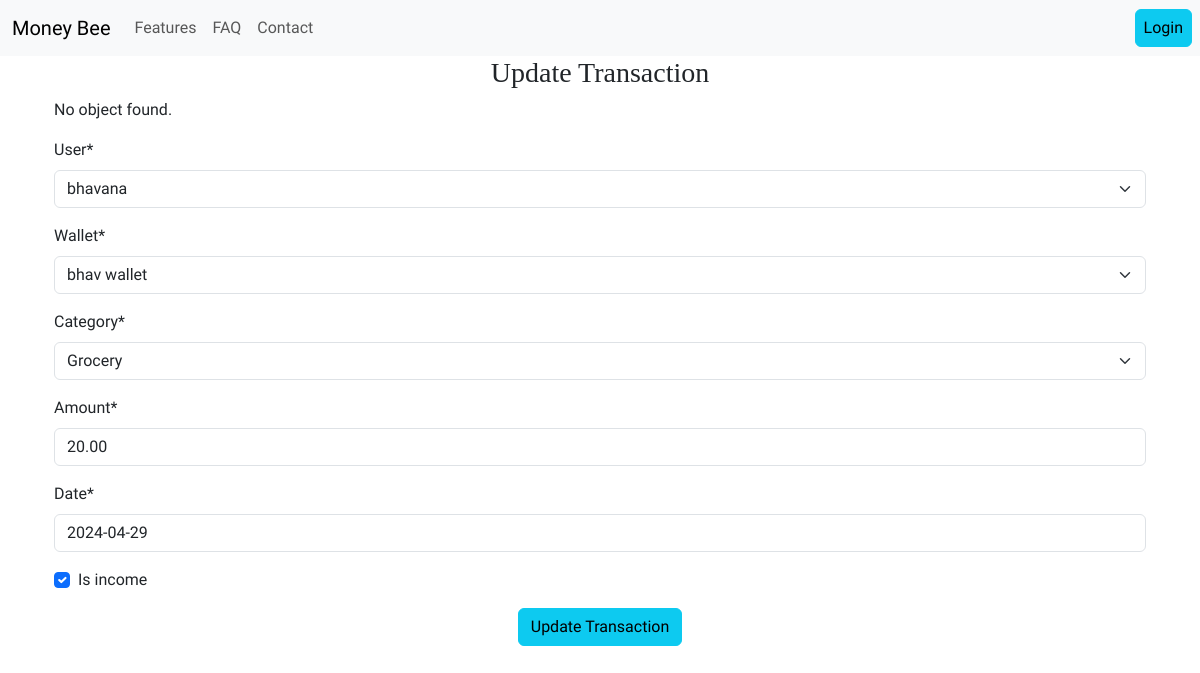
The page /personal/transactions/1/update (signed in) on the database as committed earlier.
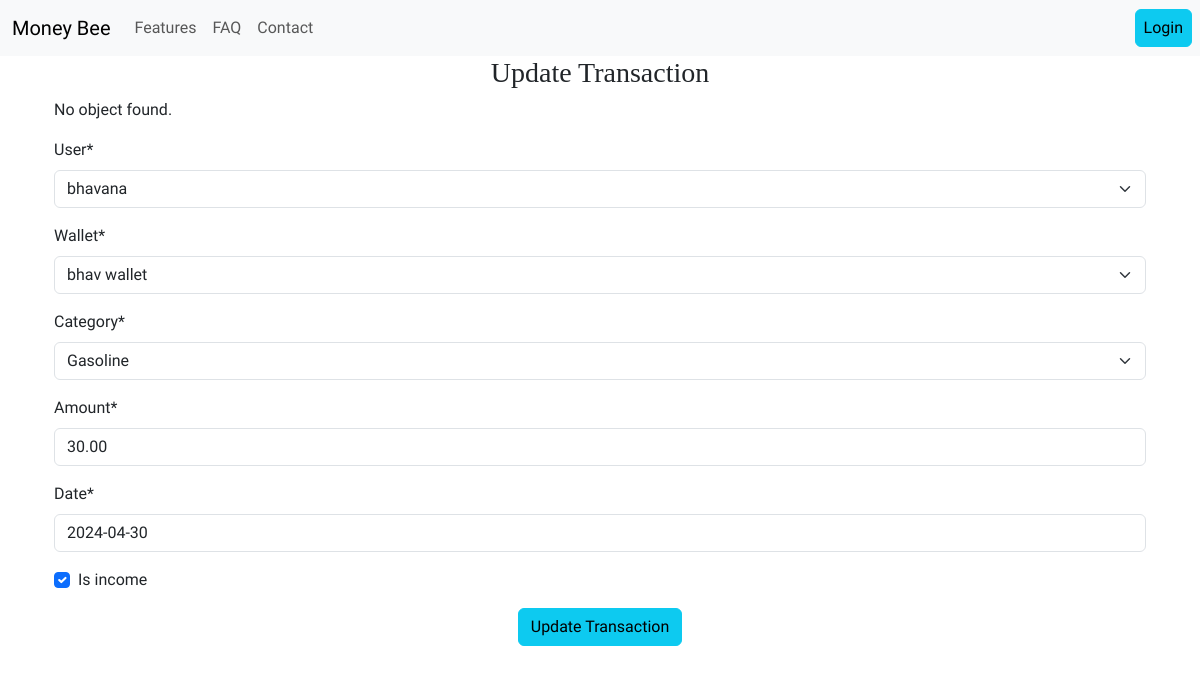
The same page on the database as committed later.
### expense_tracker/models.py (models this page shows, shortened)
class Transaction(models.Model):
    wallet = models.ForeignKey(
        Wallet, on_delete=models.CASCADE
    )  # One-to-many link to Wallet
    category = models.ForeignKey(
        Category, on_delete=models.SET_NULL, null=True
    )  # Many-to-one link to Category
    amount = models.DecimalField(max_digits=10, decimal_places=2)  # Transaction amount
    date = models.DateField()  # Transaction date
    is_income = models.BooleanField(default=False)
    user=models.ForeignKey(User, on_delete=models.CASCADE)

### expense_tracker/views.py (the view)
# urls.py: path('personal/transactions/<int:pk>/update',views.UpdateTransaction.as_view(),name="update_transaction"),
class UpdateTransaction(UpdateView):
    model = Transaction
    form_class=UpdateTransactionForm
    template_name = 'expense_tracker/update_transaction.html'  # Template for update form
    success_url = reverse_lazy('overview')  # URL to redirect after successful update
    def get_form_kwargs(self):
        kwargs = super(UpdateTransaction, self).get_form_kwargs()
        kwargs['user'] = self.request.user
        return kwargs

### expense_tracker/forms.py
class UpdateTransactionForm(forms.ModelForm):
    class Meta:
        model=Transaction
        fields = ['user','wallet', 'category', 'amount', 'date','is_income']
    def __init__(self, *args, **kwargs):
        user = kwargs.pop('user', None)
        print("User:", user)
        super().__init__(*args, **kwargs)  # Initialize the form
        if user is not None:  # Check if user is provided
            self.fields['wallet'].queryset = Wallet.objects.filter(user=user)

### expense_tracker/models.py (called while the page is built)
    def __str__(self):
        return f"{self.name}"  # For readable display

    def __str__(self):
        return self.name  # For readable display

### expense_tracker/templates/expense_tracker/update_transaction.html (shortened to what this page needs)
{% extends "base.html" %}
{% load crispy_forms_tags %}
{% load static %}
{% block content%}
<div class="container text-center">
    <h3>Update Transaction</h3>
    <div class="container text-start">
        {% if obj %}
            <p>Object: {{ obj }}</p>
            <p>Primary Key (pk): {{ obj.pk }}</p>
        {% else %}
            <p>No object found.</p>
        {% endif %}
        <form method="post">
            {{ form | crispy }}
            <div class="text-center">
                <button type="submit" class="btn btn-info">Update Transaction</button>
            </div>
        </form>
    </div>
</div>
{% endblock %}

Rows that differ between the two databases and show on the page:
changed Transaction "bhavana": category "Grocery" → "Gasoline"; amount "20.00" → "30.00"; date "2024-04-29" → "2024-04-30"
